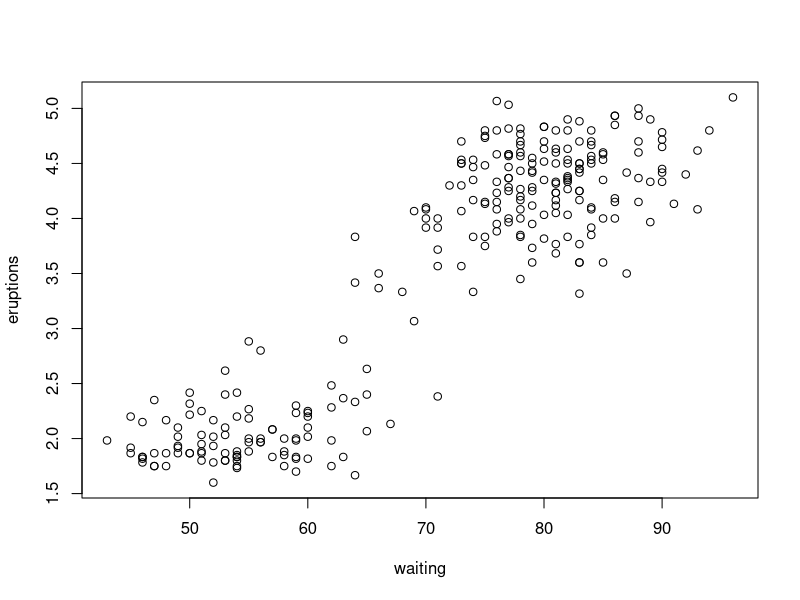
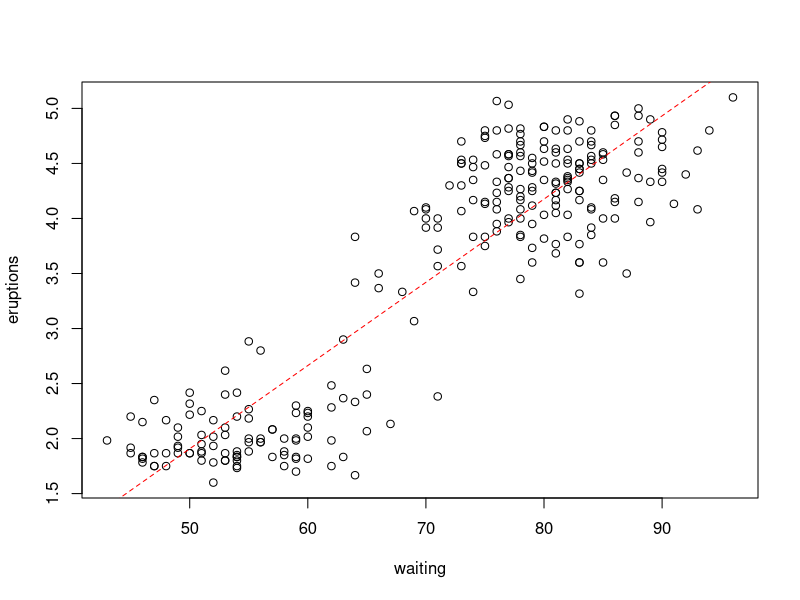

Reproduce these figures in R, in order.
## ---- chunk 1
library(datasets)
data("faithful")
str(faithful)
summary(faithful)
## ---- chunk 2
head(faithful)
## ---- chunk 3
plot(eruptions ~ waiting, data = faithful) # same as plot(faithful$waiting, faithful$eruptions)
## ---- chunk 4
cor(faithful$eruptions, faithful$waiting)
## ---- chunk 5
lr_model <- lm(eruptions ~ waiting, data = faithful)
plot(eruptions ~ waiting, data = faithful)
abline(lr_model, col = 'red', lty = 'dashed')
## ---- chunk 6
lr_model$coefficients
## ---- chunk 7
y_pred_1 <- sum(lr_model$coefficients * c(1, 65))
y_pred_1 # predicted y for x = 65
## ---- chunk 8
library(datasets)
data("mtcars")
## ---- chunk 9
cars_cyl <- mtcars$cyl
cars_am <- mtcars$am
table(mtcars$cyl, mtcars$am)
#chisq.test(cars_cyl, cars_am)
## ---- chunk 10
cars_mpg <- mtcars$mpg
cars_cyl <- mtcars$cyl
cor(cars_mpg, cars_cyl)
## ---- chunk 11
batch_at <- subset(mtcars, am == 0)$mpg
batch_at
batch_mt <- subset(mtcars, am == 1)$mpg
batch_mt

t.test(batch_at, batch_mt)
